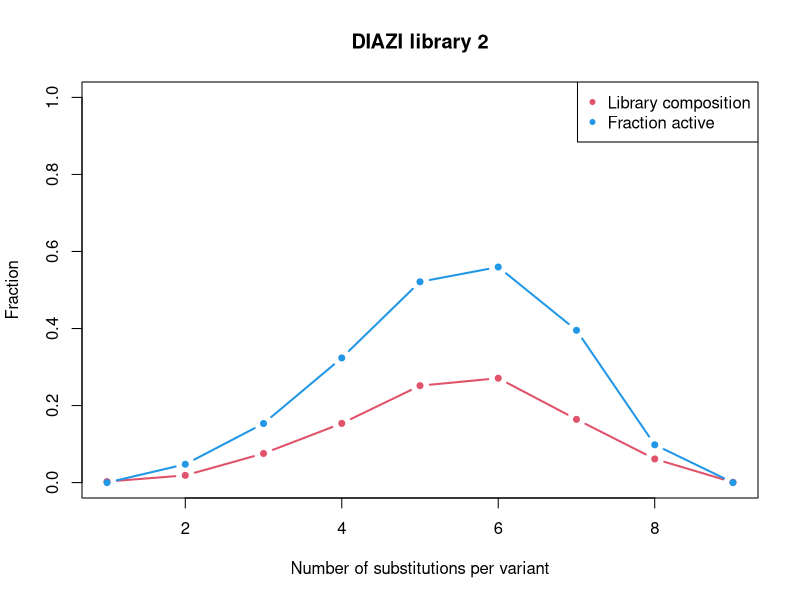
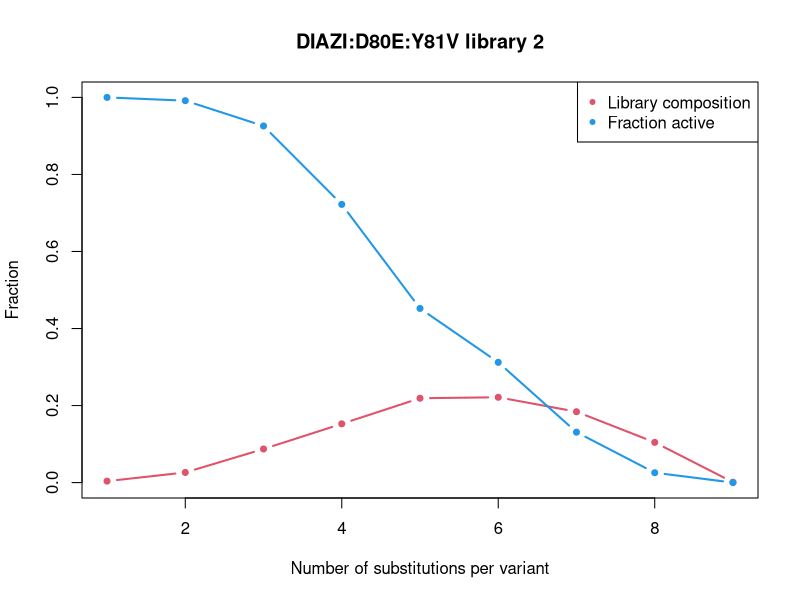
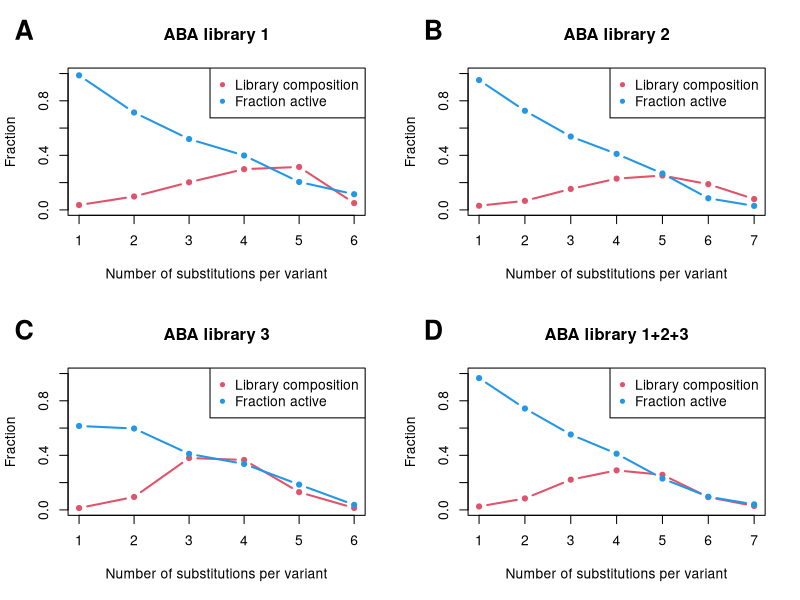
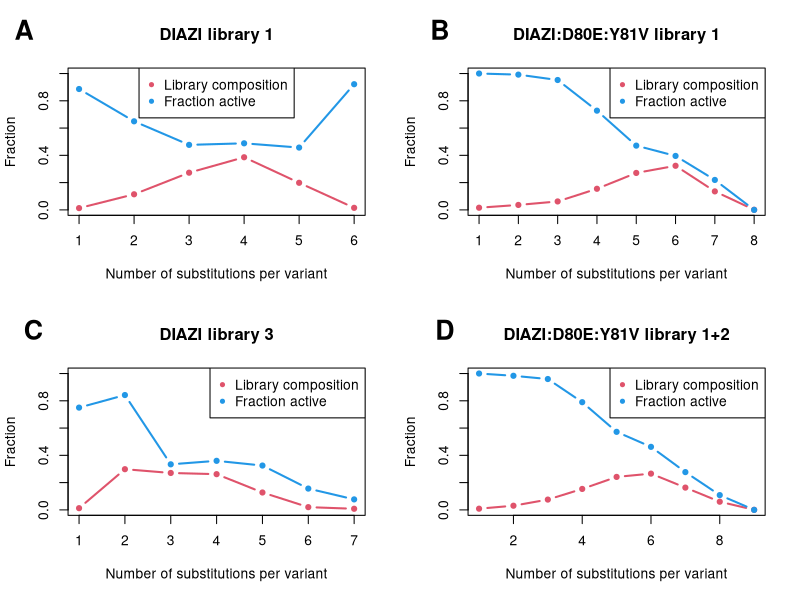

R code for these plots, in order:

plot_comp = function(dp, legend_pos="topright", ...) {
    plot(0, 0, col=0, xlim=c(1,nrow(dp)), ylim=c(0,1), xlab="Number of substitutions per variant", ylab="Fraction", ...)
    points(dp$n_mut, dp$dens_lib, pch=20, lwd=2, type="b", col=2)
    points(dp$n_mut, dp$frac_act, pch=20, lwd=2, type="b", col=4)
    legend(legend_pos,c("Library composition","Fraction active"),pch=20,col=c(2,4))
}


d2 = read.csv("dia_lib2/composition.csv")
jpeg("library_dia_lib2.jpg", width=8, height=6, units="cm", res=300, quality=95, pointsize=8)
plot_comp(d2, main="DIAZI library 2")
dev.off()

d2r = read.csv("dia_lib2_reref/composition.csv")
jpeg("library_dia_lib2_reref.jpg", width=8, height=6, units="cm", res=300, quality=95, pointsize=8)
plot_comp(d2r, main="DIAZI:D80E:Y81V library 2")
dev.off()


a1 = read.csv("aba_lib1/composition.csv")
a2 = read.csv("aba_lib2/composition.csv")
a3 = read.csv("aba_lib3/composition.csv")
aa = read.csv("aba_lib123/composition.csv")

jpeg("library_aba.jpg", width=16, height=12, units="cm", res=300, quality=95, pointsize=8)
par(mfrow=c(2,2), mar=c(5,4,4,2)+.1, bg="white")

plot_comp(a1, main="ABA library 1")
mtext("A", cex=1.6, font=2, line=1.5, at=0)
plot_comp(a2, main="ABA library 2")
mtext("B", cex=1.6, font=2, line=1.5, at=0)
plot_comp(a3, main="ABA library 3")
mtext("C", cex=1.6, font=2, line=1.5, at=0)
plot_comp(aa, main="ABA library 1+2+3")
mtext("D", cex=1.6, font=2, line=1.5, at=0)

dev.off()


d1 = read.csv("dia_lib1/composition.csv")
d1r = read.csv("dia_lib1_reref/composition.csv")
d3 = read.csv("dia_lib3/composition.csv")
d12 = read.csv("dia_lib12_reref/composition.csv")

jpeg("library_dia.jpg", width=16, height=12, units="cm", res=300, quality=95, pointsize=8)
par(mfrow=c(2,2), mar=c(5,4,4,2)+.1, bg="white")

plot_comp(d1, legend_pos="top", main="DIAZI library 1")
mtext("A", cex=1.6, font=2, line=1.5, at=0)

plot_comp(d1r, main="DIAZI:D80E:Y81V library 1")
mtext("B", cex=1.6, font=2, line=1.5, at=0)

plot_comp(d3, main="DIAZI library 3")
mtext("C", cex=1.6, font=2, line=1.5, at=0)

plot_comp(d12, main="DIAZI:D80E:Y81V library 1+2")
mtext("D", cex=1.6, font=2, line=1.5, at=0)


dev.off()
